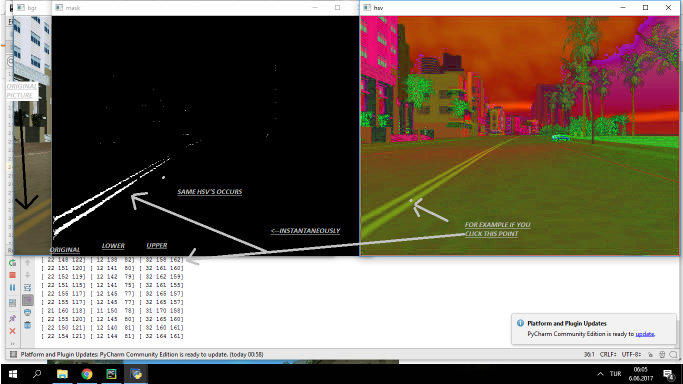
#> input picture imagepick.png, 1366 x 768 px (shown at 1/2 size)
$ python -i goruntuanalizi.py   (imports and definitions only)
#> lines starting #> are read from the running program, lines starting #| are printed output that depends on the picture; after the words box and inside, x2 and y2 are one past the last pixel; in counts of white or black regions, pixels touching at a corner belong together
#> further down, picture is the input picture: shape (768, 1366, 3); mean B, G, R 96.4, 109.4, 119.8
import numpy as np
from PIL import ImageGrab
import cv2
import time
import pyautogui
from directkeys import PressKey, W, A, S, D


def draw_lines(img,lines):
    for line in lines:
        coords = line[0]
        cv2.line(img, (coords[0], coords[1]), (coords[2], coords[3]), [255,255,255], 3)


def process_img(original_image):
    processed_img = cv2.cvtColor(original_image, cv2.COLOR_BGR2GRAY)
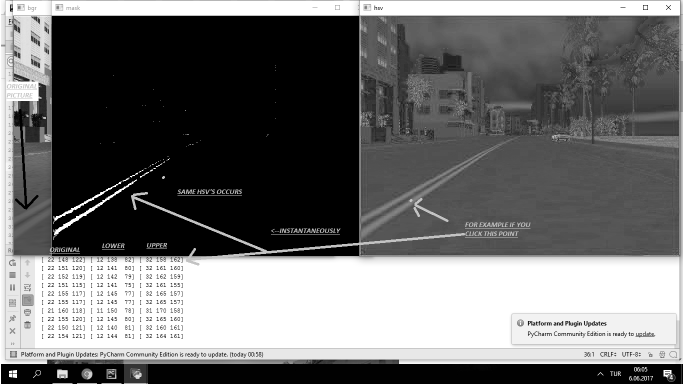
#> processed_img: shape (768, 1366) (shown at 1/2 size); min 0, max 255, mean 111
    processed_img = cv2.Canny(processed_img, threshold1=200, threshold2=300)
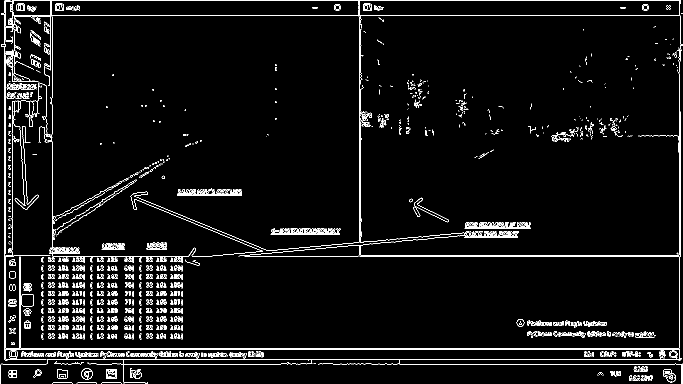
#> processed_img: shape (768, 1366) (shown at 1/2 size); 4.1% white in thin lines or dots
    vertices1 = np.array([[0,300],[0,640],[30,640],[30,300]], np.int32)

    processed_img = cv2.GaussianBlur(processed_img,(5,5),0)
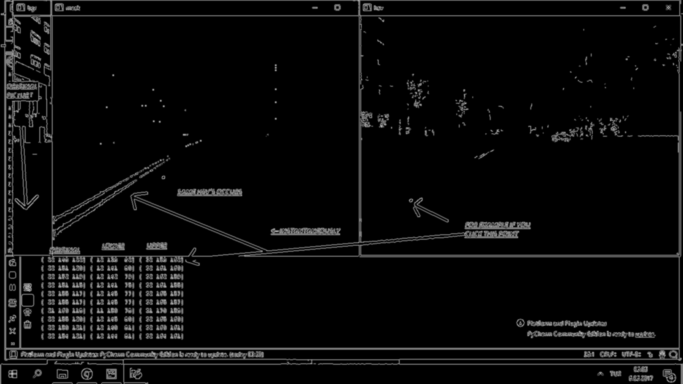
#> processed_img: shape (768, 1366) (shown at 1/2 size); min 0, max 191, mean 10.5
    processed_img = roi(processed_img, [vertices1])

    # more info: http://docs.opencv.org/3.0-beta/doc/py_tutorials/py_imgproc/py_houghlines/py_houghlines.html
    #                          edges       rho   theta   thresh         # min length, max gap:
    lines = cv2.HoughLinesP(processed_img, 1, np.pi/180, 180,      20,         15)
    draw_lines(processed_img,lines)
    return processed_img


def roi(img, vertices):
    #blank mask:
    mask = np.zeros_like(img)
    # fill the mask
    cv2.fillPoly(mask, vertices, 255)
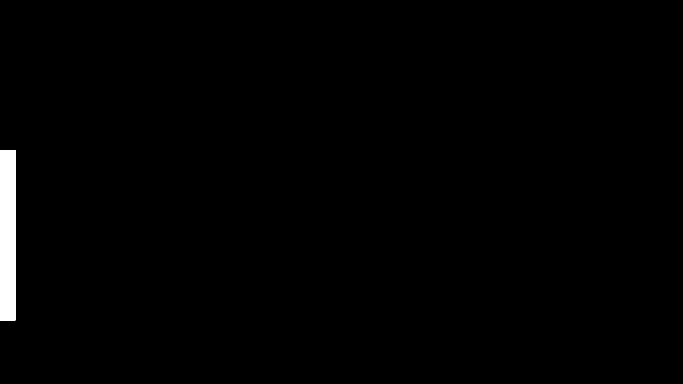
#> mask: shape (768, 1366) (shown at 1/2 size); 1% white; 1 white region, box (x1, y1, x2, y2) and area: (0, 300, 31, 641) 10571
    # now only show the area that is the mask
    masked = cv2.bitwise_and(img, mask)
    return masked

# [100 lines left out: functions draw_lanes, main, not called in this run]

# [1 line not run here, left out]

>>> import cv2
>>> picture = cv2.imread('imagepick.png')
>>> result = process_img(picture)
#> in process_img, `lines = cv2.HoughLinesP(processed_img, 1, np.pi/180, 180,      20,    ..`: lines = 40 rows, first 6: [10, 640, 10, 300], [8, 640, 8, 300], [7, 640, 7, 300], [25, 615, 25, 596], [12, 640, 12, 300], [9, 640, 9, 300]
#> the loop in draw_lines, `for line in lines:` made 40 passes
#> coords on passes 1 to 12: [10, 640, 10, 300], [8, 640, 8, 300], [7, 640, 7, 300], [25, 615, 25, 596], [12, 640, 12, 300], [9, 640, 9, 300], [13, 640, 13, 300], [11, 640, 11, 300], [23, 514, 27, 300], [22, 442, 25, 300], [22, 374, 24, 300], [26, 566, 26, 582]
